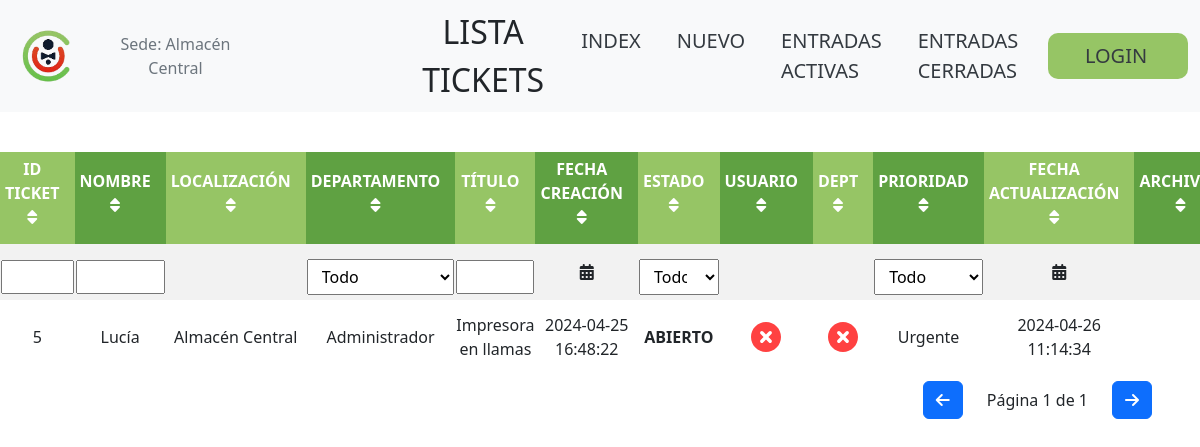
The page / on the database its author committed.
### tables this page shows
CREATE TABLE tickets (
    id_ticket INT AUTO_INCREMENT PRIMARY KEY,
    id_departamento INT NOT NULL,
    titulo varchar(32) NOT NULL,
    nombre varchar(32) NOT NULL,
    localizacion varchar(32) NOT NULL,
    prioridad varchar(32) NOT NULL,
    descripcion varchar(256),
    categoria varchar(32) NOT NULL,
    estado varchar(32) NOT NULL,
    check_usuario tinyint(1) NOT NULL,
    check_dept tinyint(1) NOT NULL,
    fecha_creacion DATETIME NOT NULL,
    fecha_actualizacion DATETIME NOT NULL,
    oculto tinyint(1) NOT NULL DEFAULT 0,
    leido_localizacion tinyint(1) NOT NULL DEFAULT 0,
    leido_departamento tinyint(1) NOT NULL DEFAULT 0,
    CONSTRAINT fk_id_departamento FOREIGN KEY (id_departamento) REFERENCES departamentos(id_departamento) ON DELETE CASCADE
);

CREATE TABLE departamentos (
    id_departamento INT AUTO_INCREMENT PRIMARY KEY,
    nombre_departamento varchar(32) NOT NULL
);

### includes/numTienda.php (called while the page is built, shortened)
<?php
if (!function_exists('getRealIP')) {
    function getRealIP()
    {
        return $_SERVER['REMOTE_ADDR'];
    }
}
function posicion($direccion)
{
    if (substr($direccion, 0, 8) == '192.168.') {
        $lugar = substr($direccion, 8);
        $pos = strpos($lugar, '.');
        $lugar = substr($lugar, 0, $pos);
        return $lugar;
    } else {
        return false;
    }
}
$ip = getRealIP();
$sede = [
    '0' => 'Almacén Central',
    '1' => 'T02 - Las Palmas',
    '2' => 'T03 - S. Fernando',
    '3' => 'T04 - S/C Tenerife',
    '4' => 'T05 - Americas',
    '5' => 'T06 - Pto. Rosario',
    '6' => 'T07 - Pto. Cruz',
    '7' => 'T08 - Lanzarote',
    '8' => 'T12 - Cristianos',
    '9' => 'T09 - La Laguna',
    '10' => 'T14 - Morro Jable',
    '12' => 'T17 - Galdar',
    '13' => 'T51 - M. Larache',
    '14' => 'T13 - Vecindario',
    '15' => 'T52 - LEOS',
    '16' => 'T56 - Travieso',
    '17' => 'T57 - Telde',
    '18' => 'T18 - La Palma',
    '20' => 'T15 - Arguineguín',
    '21' => 'T16 - Jinamar'
];
$n = posicion($ip);
$nombre = $sede[$n];
?>

### includes/tickets.php (the view, shortened to what this page needs)
<?php
$result = $conn->query($sql);
if ($result->num_rows > 0) {
    echo "<div class='table-responsive'>";
    echo "<table id='myTable'>";
    echo "<thead>";
    echo "<tr>";
    echo "<th class='sort-by'>
            <a href='#' data-column='0' class='hover-me'>ID Ticket <i class='fas fa-sort'></i></a>
            <div class='tooltip'>Ordenar por ID Ticket</div>
          </th>";
    echo "<th class='sort-by'>
            <a href='#' data-column='1' class='hover-me'>Nombre <i class='fas fa-sort'></i></a>
            <div class='tooltip'>Ordenar por Nombre</div>
          </th>";
    echo "<th class='sort-by'>
            <a href='#' data-column='2' class='hover-me'>Localización <i class='fas fa-sort'></i></a>
            <div class='tooltip'>Ordenar por Localización</div>
          </th>";
    echo "<th class='sort-by'>
            <a href='#' data-column='3' class='hover-me'>Departamento <i class='fas fa-sort'></i></a>
            <div class='tooltip'>Ordenar por Departamento</div>
          </th>";
    echo "<th class='sort-by'>
            <a href='#' data-column='4' class='hover-me'>Título <i class='fas fa-sort'></i></a>
            <div class='tooltip'>Ordenar por Título</div>
          </th>";
    echo "<th class='sort-by'>
            <a href='#' data-column='5' class='hover-me'>Fecha Creación <i class='fas fa-sort'></i></a>
            <div class='tooltip'>Ordenar por Fecha Creación</div>
          </th>";
    echo "<th class='sort-by'>
            <a href='#' data-column='6' class='hover-me'>Estado <i class='fas fa-sort'></i></a>
            <div class='tooltip'>Ordenar por Estado</div>
          </th>";
    echo "<th class='sort-by'>
            <a href='#' data-column='7'>Usuario <i class='fas fa-sort'></i></a>
          </th>";
    echo "<th class='sort-by'>
            <a href='#' data-column='8'>Dept <i class='fas fa-sort'></i></a>
          </th>";
    echo "<th class='sort-by'>
            <a href='#' data-column='9' class='hover-me'>Prioridad <i class='fas fa-sort'></i></a>
            <div class='tooltip'>Ordenar por Prioridad</div>
          </th>";
    echo "<th class='sort-by'>
            <a href='#' data-column='10' class='hover-me'>Fecha Actualización <i class='fas fa-sort'></i></a>
            <div class='tooltip'>Ordenar por Fecha Actualización</div>
          </th>";
    echo "<th class='sort-by'>
            <a href='#' data-column='11'>Archivos <i class='fas fa-sort'></i></a>
          </th>";
    echo "</tr>";
    echo "<tr>";
    echo "<td><input type='text' class='filter-input' data-column='0'></td>";
    echo "<td><input type='text' class='filter-input' data-column='1'></td>";
    if (isset($_SESSION['loggedin'])) {
        echo "<td><select class='filter-select' data-column='2'>
                <option value=''>Todo</option>
                <option value='Almacén Central'>Almacén Central</option>
                <option value='Las Palmas'>Las Palmas</option>
                <option value='S. Fernando'>S. Fernando</option>
                <option value='S/C Tenerife'>S/C Tenerife</option>
                <option value='Americas'>Americas</option>
                <option value='Pto. Rosario'>Pto. Rosario</option>
                <option value='Pto. Cruz'>Pto. Cruz</option>
                <option value='Lanzarote'>Lanzarote</option>
                <option value='Cristianos'>Cristianos</option>
                <option value='La Laguna'>La Laguna</option>
                <option value='Morro Jable'>Morro Jable</option>
                <option value='Galdar'>Galdar</option>
                <option value='M. Larache'>M. Larache</option>
                <option value='Vecindario'>Vecindario</option>
                <option value='LEOS'>LEOS</option>
                <option value='Travieso'>Travieso</option>
                <option value='Telde'>Telde</option>
                <option value='La Palma'>La Palma</option>
                <option value='Arguineguín'>Arguineguín</option>
                <option value='Jinamar'>Jinamar</option>
                </select></td>";
    } else {
        echo "<td></td>";
    }
    if (isset($_SESSION['loggedin'])) {
        echo "<td></td>";
    } else {
        echo "<td><select class='filter-select' data-column='3'>";
        echo "<option value=''>Todo</option>";
        echo "</select></td>";
    }
    echo "<td><input type='text' class='filter-input' data-column='4'></td>";
    echo '<td>';
    echo '<div class="date-inputs-container">';
    echo '<i class="fas fa-calendar-alt date-filter-icon" onclick="toggleDateInputs(this)"></i>';
    echo '</div>';
    echo '</td>';
    echo "<td><select class='filter-select' data-column='6'>
                  <option value=''>Todo</option>
                  <option value='Abierto'>Abierto</option>
                  <option value='En Progreso'>En Progreso</option>
                  <option value='En Espera'>En Espera</option>
              </select></td>";
    echo "<td></td>";
    echo "<td></td>";
    echo "<td><select class='filter-select' data-column='9'>
                  <option value=''>Todo</option>
                  <option value='Nuevo'>Nuevo</option>
                  <option value='Urgente'>Urgente</option>
                  <option value='Alta'>Alta</option>
                  <option value='Media'>Media</option>
                  <option value='Baja'>Baja</option>
              </select></td>";
    echo "<td>";
    echo '<div class="date-inputs-container">';
    echo '<i class="fas fa-calendar-alt date-filter-icon" onclick="toggleDateInputsLastUpdated(this)"></i>';
    echo '</div>';
    echo '</td>';
    echo "<td></td>";
    echo "</tr>";
    echo "</thead>";
    echo "<tbody>";
    while ($row = $result->fetch_assoc()) {
        echo "<tr>";
        echo "<td class='incident-id' data-column='0'>" . $row["id_ticket"] . "</td>";
        echo "<td data-column='1'>" . $row["nombre"] . "</td>";
        echo "<td data-column='2'>" . $row["localizacion"] . "</td>";
        echo "<td data-column='3'>" . $row["nombre_departamento"] . "</td>";
        echo "<td data-column='4'>" . $row["titulo"] . "</td>";
        echo "<td data-column='5'>" . $row["fecha_creacion"] . "</td>";
        echo "<td class='Status' data-column='6'>" . $row["estado"] . "</td>";
        echo "<td data-column='7'>";
        if ($row["check_usuario"] == 0) {
            echo "<img src='assets/red-x-icon.svg' alt='file icon' class='hover-me statusIcons'>
            <div class='tooltip'>Usuario marcado como sin resolver</div>";
        } else {
            echo "<img src='assets/done-icon.svg' alt='file icon' class='hover-me statusIcons'>
            <div class='tooltip'>Usuario marcado como solucionado</div>";
        }
        echo "</td>";
        echo "<td data-column='8'>";
        if ($row["check_dept"] == 0) {
            echo "<img src='assets/red-x-icon.svg' alt='file icon' class='hover-me statusIcons'>
            <div class='tooltip'>Departamento marcado como sin resolver</div>";
        } else {
            echo "<img src='assets/done-icon.svg' alt='file icon' class='hover-me statusIcons'>
            <div class='tooltip'>Departamento marcado como resuelto</div>";
        }
        echo "</td>";
        echo "<td data-column='9'>" . $row["prioridad"] . "</td>";
        echo "<td class='Last_Updated' data-column='10'>" . $row["fecha_actualizacion"] . "</td>";
        echo "<td data-column='11'>";
        echo "</td>";
        echo "</tr>";
    }
} else {
    echo "<tr><td colspan='11'>No se han encontrado tickets.</td></tr>";
}
echo "</tbody>";
echo "</table>";
echo "</div>";
echo "<div class='pagination d-flex justify-content-end align-items-center px-5 py-2'>";
echo "<button id='prevPageBtn' class='btn btn-primary me-3'><i class='fa-solid fa-arrow-left'></i></button>";
echo "<span class='pt-0 px-2'>Página <span id='currentPage'></span> de <span id='totalPages'></span></span>";
echo "<button id='nextPageBtn' class='btn btn-primary ms-3'><i class='fa-solid fa-arrow-right'></i></button>";
echo "</div>";
?>

### css/ticket_table_style.css (style rules this page uses)
body { margin: 0 auto; width: 100vw; text-align: center; font-family: Verdana, Geneva, Tahoma, sans-serif; }
table { margin: 0 auto; width: 95%; text-align: center; border-collapse: collapse; }
thead { display: table-header-group; }
th, td { text-align: center; }
th { padding: 5px 15px 15px 5px; width: 550px; height: 50px; font-size: 1em; display: table-cell; text-transform: uppercase; font-weight: 800; background-color: #96c565; border: 21px gray solid; cursor: pointer; }
th:nth-child(12) { width: 120px; }
th:nth-child(even) { background-color: #5fa142; }
tr:nth-child(even) { background-color: #f2f2f2; }
th a, td a { text-decoration: none; color: white; display: block; width: 100%; }
button { background-color: #4caf50; font-size: 1em; color: white; padding: 10px 10px; border: none; cursor: pointer; }
.Status { font-weight: bold; text-transform: uppercase; }
.statusIcons { width: 30px; height: 30px; object-fit: contain; }
.filter-input { width: 100%; padding: 3px; box-sizing: border-box; margin-top: 10px; }
.filter-select { width: 100%; padding: 5px 15px 5px 10px; box-sizing: border-box; margin-top: 10px; }
.date-inputs-container { position: relative; justify-content: center; align-items: center; }
.date-filter-icon { cursor: pointer; }

### rows shown on the page
tickets: id_ticket "5", nombre "Lucía", localizacion "Almacén Central", id_departamento.nombre_departamento "Administrador", titulo "Impresora en llamas", fecha_creacion "2024-04-25 16:48:22", estado "ABIERTO", check_usuario 0 (drawn), check_dept 0 (drawn), prioridad "Urgente", fecha_actualizacion "2024-04-26 11:14:34"

### other values the page prints
$nombre "Almacén Central"
$pageTitle "LISTA TICKETS"
